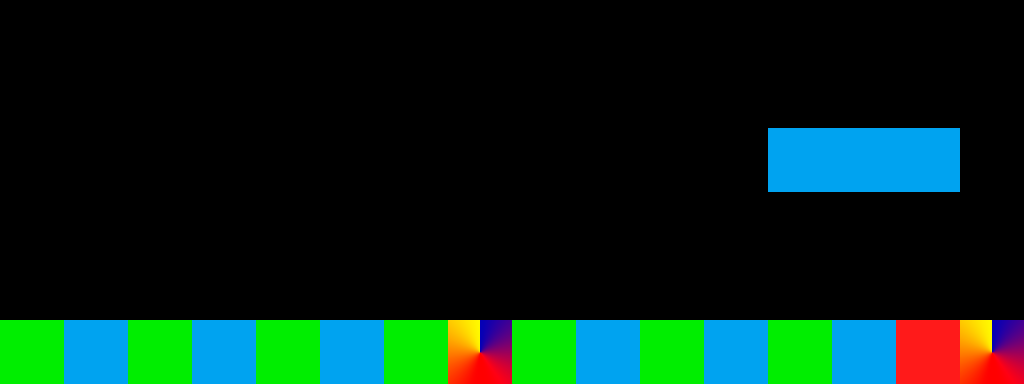

A level layout from a 2D game, rendered from its tile map. Below: a short description, then the map file with its tile-grid data intact:
An orthogonal 16x6 tile map with 64x64 px tiles, 1 tile layer (Camada de Tiles 1).

<map version="1.0" tiledversion="1.0.2" orientation="orthogonal" renderorder="left-up" width="16" height="6" tilewidth="64" tileheight="64" nextobjectid="1">
 <tileset firstgid="1" source="tileset1.tsx" />
 <layer name="Camada de Tiles 1" width="16" height="6">
  <data encoding="csv">
0,0,0,0,0,0,0,0,0,0,0,0,0,0,0,0,
0,0,0,0,0,0,0,0,0,0,0,0,0,0,0,0,
0,0,0,0,0,0,0,0,0,0,0,0,2,2,2,0,
0,0,0,0,0,0,0,0,0,0,0,0,0,0,0,0,
0,0,0,0,0,0,0,0,0,0,0,0,0,0,0,0,
4,2,4,2,4,2,4,3,4,2,4,2,4,2,1,3
</data>
 </layer>
</map>
